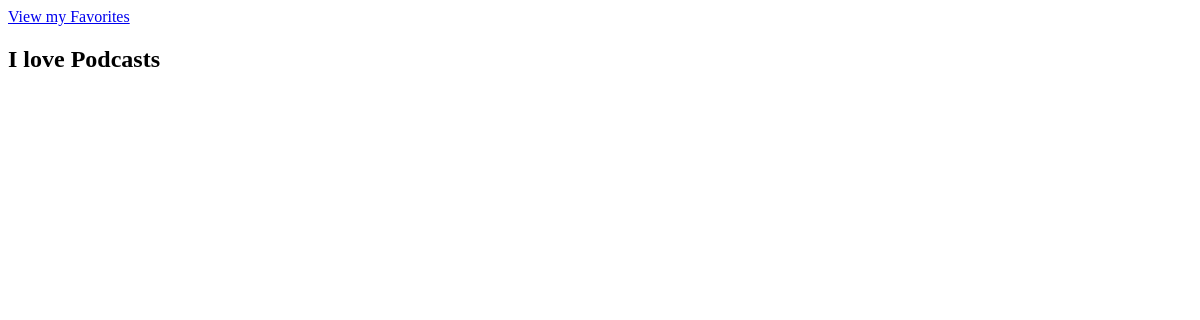
Page / (signed in) on the earlier database version.
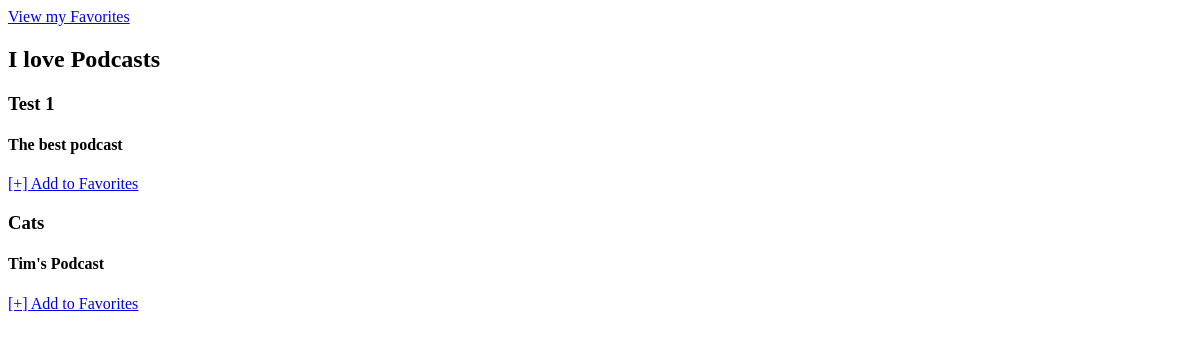
Same page on the later database version.
### core/models.py (models this page shows)
class Podcast(models.Model):
    title = models.CharField(max_length=200)
    host = models.CharField(max_length=200)
    description = models.TextField(null=True, blank=True)
    created_date = models.DateTimeField(auto_now_add=True)
    url = models.URLField(max_length=100, null=True, blank=True)
    def __str__(self):
        return self.title

### core/views.py (the view)
# urls.py: path('', views.list_podcasts, name='list_podcasts'),
@login_required
def list_podcasts(request):
    favorites = [favorite.podcast for favorite in request.user.favorites.all()]
    podcasts = Podcast.objects.all().order_by("created_date")
    return render(request, 'core/podcast_list.html', {'podcasts': podcasts, 'favorites': favorites})

### templates/core/podcast_list.html
{% extends 'base.html' %}
{% block content %}
<a href="{% url 'favorite_podcasts' %}">View my Favorites</a>
<h2>I love Podcasts</h2>
{% for podcast in podcasts %}
    <div>
        <h3>{{ podcast }}</h3>
        <h4>{{ podcast.description }}</h4>
        <div class="favorite_controls">
            {% if podcast in favorites %}
                <a href="{% url 'remove_favorite' podcast.id %}">[X] Remove from Favorites</a>
            {% else %}
                <a href="{% url 'add_favorite' podcast.id %}">[+] Add to Favorites</a>
            {% endif %}
        </div>
    </div>
{% endfor %}
{% endblock %}

Differences in the rows shown:
added Podcast: title "Test 1", description "The best podcast"
added Podcast: title "Cats", description "Tim's Podcast"
